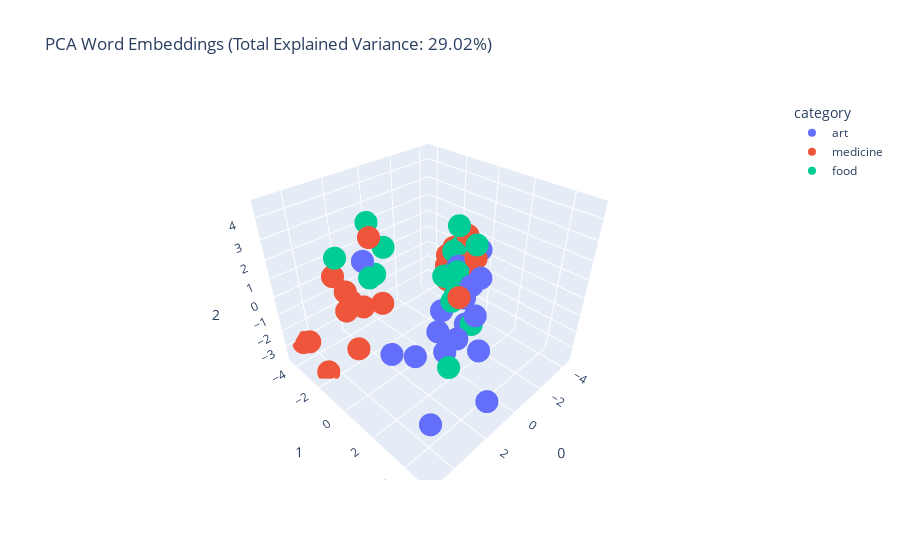

The code cell stored with this chart in its notebook:
### Code cell
fig = px.scatter_3d(
    new_df, x='0', y='1', z='2', 
    color='category',
    title=f'PCA Word Embeddings (Total Explained Variance: {total_var:.2f}%)',
    hover_data={'word': True, 'category': False, '0': False, '1': False, '2': False},
)
fig.show()

### Figure 1 — Plotly figure (JSON) as saved in the notebook; plotly's stock layout.template omitted (floating-point values rounded to 4 significant figures)
{"data": [{"customdata": [["Canvas", "art"], ["Palette", "art"], ["Sculpture", "art"], ["Mural", "art"], ["Abstract", "art"], ["Impressionism", "art"], ["Gallery", "art"], ["Fresco", "art"], ["Landscape", "art"], ["Portrait", "art"], ["Cubism", "art"], ["Watercolor", "art"], ["Expressionism", "art"], ["Aesthetic", "art"], ["Sketch", "art"], ["Acrylic", "art"], ["Installation", "art"], ["Surrealism", "art"], ["Brushstroke", "art"], ["Perspective", "art"]], "hovertemplate": "word=%{customdata[0]}<extra></extra>", "legendgroup": "art", "marker": {"color": "#636efa", "symbol": "circle"}, "mode": "markers", "name": "art", "scene": "scene", "showlegend": true, "type": "scatter3d", "x": [-0.9631, 0.05424, 0.441, -0.8431, -2.522, 0.1068, 1.695, -0.7033, 0.6308, 3.702, 3.004, 5.04, 3.186, -3.515, -1.613, -1.445, -0.6566, -1.36, -1.852, -3.743], "y": [2.046, 0.6466, 2.192, 0.02349, -0.1354, 3.206, 5.025, 1.701, 1.654, 1.571, -0.8198, 5.109, 2.405, -0.8146, 1.201, 1.834, 1.603, 0.7776, 0.1338, -0.04496], "z": [-0.8288, -2.025, -1.28, -1.571, -1.172, -1.557, -2.122, -1.362, -2.312, -0.4696, 2.61, -0.5202, -0.3768, -0.218, 0.1298, 0.9402, 0.117, -0.4034, 0.6316, 0.688]}, {"customdata": [["Diagnosis", "medicine"], ["Antibiotic", "medicine"], ["Surgery", "medicine"], ["Vaccine", "medicine"], ["Oncology", "medicine"], ["Cardiology", "medicine"], ["Neurology", "medicine"], ["Therapy", "medicine"], ["Radiology", "medicine"], ["Anesthesia", "medicine"], ["Hematology", "medicine"], ["Pathology", "medicine"], ["Dermatology", "medicine"], ["Pharmacology", "medicine"], ["Biopsy", "medicine"], ["Immunology", "medicine"], ["Endocrinology", "medicine"], ["Pediatrics", "medicine"], ["Psychiatry", "medicine"], ["Epidemiology", "medicine"]], "hovertemplate": "word=%{customdata[0]}<extra></extra>", "legendgroup": "medicine", "marker": {"color": "#EF553B", "symbol": "circle"}, "mode": "markers", "name": "medicine", "scene": "scene", "showlegend": true, "type": "scatter3d", "x": [-2.269, -2.27, -3.86, 3.085, -2.563, -3.225, 3.795, -0.3167, -3.649, 3.42, 2.81, 4.538, 2.475, -2.211, 3.35, 2.795, 4.539, 4.562, 2.518, -2.901], "y": [-0.005675, 0.8348, -1.041, 0.4148, -1.299, -1.852, 0.06843, 1.565, -1.782, 0.2892, -2.128, -4.379, -2.876, -0.8816, -1.926, -2.722, -2.334, -3.654, -4.108, -0.5911], "z": [0.3994, 1.19, 1.084, 1.18, -0.2735, -0.1659, 1.194, 0.3067, 0.1639, 4.292, -3.139, -3.056, -0.739, -0.8042, -0.3578, 0.0218, -3.652, -2.538, 0.09344, 0.05218]}, {"customdata": [["Gastronomy", "food"], ["Culinary", "food"], ["Umami", "food"], ["Gourmet", "food"], ["Sauté", "food"], ["Fermentation", "food"], ["Organic", "food"], ["Nutrition", "food"], ["Appetizer", "food"], ["Seasoning", "food"], ["Marinade", "food"], ["Probiotic", "food"], ["Vegan", "food"], ["Barbecue", "food"], ["Aromatics", "food"], ["Infusion", "food"], ["Sous-vide", "food"], ["Dessert", "food"], ["Artisanal", "food"], ["Palate", "food"]], "hovertemplate": "word=%{customdata[0]}<extra></extra>", "legendgroup": "food", "marker": {"color": "#00cc96", "symbol": "circle"}, "mode": "markers", "name": "food", "scene": "scene", "showlegend": true, "type": "scatter3d", "x": [1.73, 2.151, -2.164, -1.248, -4.338, -1.009, -2.85, -1.509, -3.533, -2.297, 3.013, -3.648, 4.489, -1.518, 2.463, -1.855, -0.777, -2.503, 3.86, -1.722], "y": [-1.774, 3.281, 0.5139, 0.3266, -1.587, 0.7334, -1.083, 0.3808, -1.214, 0.8259, -0.3372, -1.462, -0.4694, -0.3692, -0.1073, -0.8157, 1.996, -0.5225, 0.7402, 0.03967], "z": [0.9526, -1.094, -0.2949, -1.04, 0.1867, -0.3268, 0.5429, 0.5862, 0.4742, 1.898, 4.533, 1.56, 3.546, -0.04368, 3.334, -0.3797, -1.263, -0.08311, 2.941, -0.1804]}], "layout": {"legend": {"title": {"text": "category"}, "tracegroupgap": 0}, "scene": {"domain": {"x": [0, 1], "y": [0, 1]}, "xaxis": {"title": {"text": "0"}}, "yaxis": {"title": {"text": "1"}}, "zaxis": {"title": {"text": "2"}}}, "title": {"text": "PCA Word Embeddings (Total Explained Variance: 29.02%)"}}}
